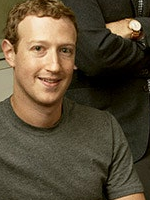
#> input picture Level2_Img.png, 150 x 200 px
$ python findL2img.py
#> lines starting #> are read from the running program, lines starting #| are printed output that depends on the picture
from re import M
import numpy as np
import cv2 as cv

level2 = cv.imread("Level2_Img.png")
#> level2 is the input picture: shape (200, 150, 3); mean B, G, R 53.6, 75.3, 87.9
level2_gray = cv.cvtColor(level2,cv.COLOR_BGR2GRAY)
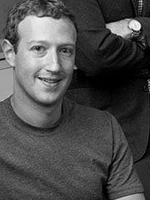
#> level2_gray: shape (200, 150); min 0, max 252, mean 76.6
cv.imshow("L2",level2)
zucky_elon = cv.imread("zucky_elon.png")
# mRows = zucky_elon.shape[0]
# mCols = zucky_elon.shape[1]
# target = zucky_elon[2*mRows//5:4*mRows//5,0:mCols//3]
#> (the run stopped early here; a loop or call above may not have finished)
